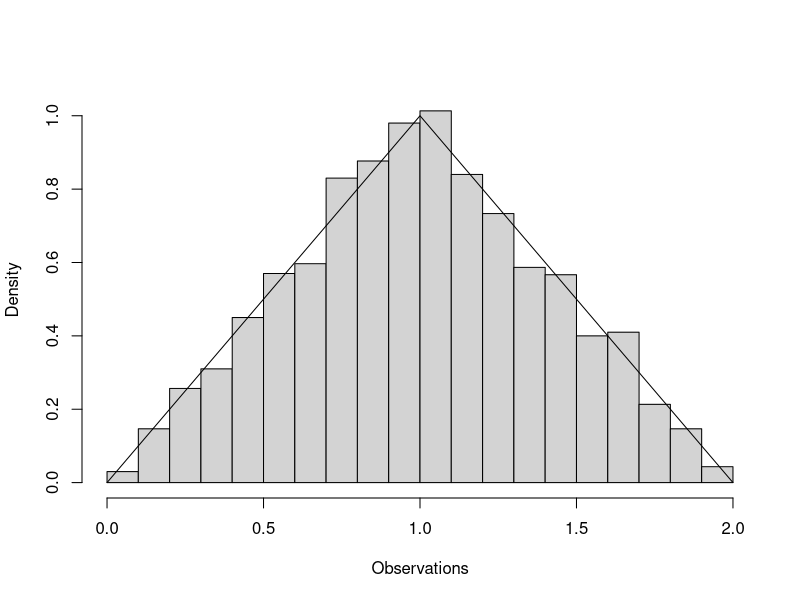

R code for this plot:
# program spuRs/resources/scripts/rejecttriangle.r
rejectionK <- function(fx, a, b, K) {
 # simulates from the pdf fx using the rejection algorithm
 # assumes fx is 0 outside [a, b] and bounded by K
 # note that we exit the infinite loop using the return statement
  while (TRUE) {
   x <- runif(1, a, b)
   y <- runif(1, 0, K)
   if (y < fx(x)) return(x)
  }
}

fx<-function(x){
 # triangular density
 if ((0<x) && (x<1)) {
  return(x)
 } else if ((1<x) && (x<2)) {
   return(2-x)
 } else {
 return(0)
 }
}

fx<-function(x){
 # triangular density
 if ((0<x) && (x<1)) {
  return(x)
 } else if ((1<x) && (x<2)) {
   return(2-x)
 } else {
 return(0)
 }
}
# generate a sample
set.seed(21)
nreps <- 3000
Observations <- rep(0, nreps)
for(i in 1:nreps) {
Observations[i] <- rejectionK(fx, 0, 2, 1)
}
# plot a scaled histogram of the sample and the density on top
hist(Observations, breaks = seq(0, 2, by=0.1), freq = FALSE,
ylim = c(0, 1.05), main = "")
lines(c(0, 1, 2), c(0, 1, 0))

